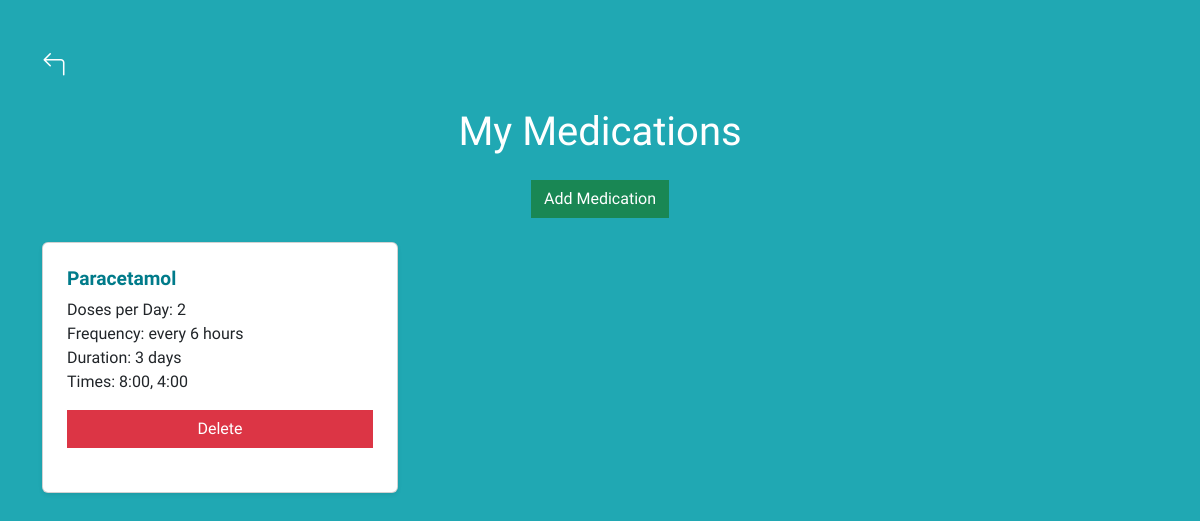
/medicine (signed in), run on the app's committed database.
### models.py (models this page shows)
class Medication(db.Model):
    __tablename__ = 'medications'
    medication_id = db.Column(db.Integer, primary_key=True)
    user_id = db.Column(db.Integer, db.ForeignKey('users.user_id'), nullable=False)
    name = db.Column(db.String(255), nullable=False)
    doses_per_day = db.Column(db.Integer, nullable=False)
    frequency = db.Column(db.String(100), nullable=False)
    duration = db.Column(db.Integer, nullable=False)
    times = db.Column(db.String(255), nullable=False)
    end_date = db.Column(db.DateTime, nullable=True)  # Set nullable=False if this should always be present

### routes.py (the view)
    @app.route('/medicine', methods=['GET'])
    def view_medications():
        if 'user_id' not in session:
            return redirect(url_for('login'))
        medications = Medication.query.filter_by(user_id=session['user_id']).all()
        medication_times = [med.times for med in medications if med.times]
        return render_template('medications.html', medications=medications, medication_times=medication_times)

### templates/medications.html (shortened to what this page needs)
<!DOCTYPE html>
<html lang="en">
<head>
    <link rel="stylesheet" href="https://cdnjs.cloudflare.com/ajax/libs/bootstrap-icons/1.10.5/font/bootstrap-icons.min.css">
    <link href="https://cdn.jsdelivr.net/npm/bootstrap@5.3.3/dist/css/bootstrap.min.css" rel="stylesheet">
    <link rel="stylesheet" href="{{ url_for('static', filename='css/style.css') }}">
</head>
<body class="bg-change">
    <div class="container py-5">
        <div class="d-flex justify-content-start mb-4">
            <a href="{{ url_for('dashboard') }}" class="back-icon">
                <i class="bi bi-arrow-90deg-left"></i>
            </a>
        </div>
        <h1 class="text-center text-primary mb-4">My Medications</h1>
        <div class="text-center mb-4">
            <a href="{{ url_for('add_medication') }}" class="btn btn-success">Add Medication</a>
        </div>
        {% if medications %}
            <div class="row g-4">
                {% for med in medications %}
                    <div class="col-md-6 col-lg-4">
                        <div class="card shadow-sm h-100">
                            <div class="card-body">
                                <h5 class="card-title text-primary">{{ med.name }}</h5>
                                <p class="card-text">
                                    <strong>Doses per Day:</strong> {{ med.doses_per_day }}<br>
                                    <strong>Frequency:</strong> {{ med.frequency }}<br>
                                    <strong>Duration:</strong> {{ med.duration }} days<br>
                                    <strong>Times:</strong> {{ med.times }}
                                </p>
                                <div class="d-flex">
                                    <form action="{{ url_for('delete_medication', medication_id=med.medication_id) }}" method="post" class="flex-grow-1">
                                        <button type="submit" class="btn btn-danger w-100">Delete</button>
                                    </form>
                                </div>
                            </div>
                        </div>
                    </div>
                {% endfor %}
            </div>
        {% else %}
            <div class="alert alert-info text-center" role="alert">
                You have no medications added. Click "Add Medication" to get started.
            </div>
        {% endif %}
    </div>
</body>
</html>

### static/css/style.css (style rules this page uses)
body { font-family: Arial, sans-serif; margin: 0; background-color: #f7f7f7; }
h1 { color: #333; }
a { display: inline-block; text-decoration: none; color: #0099A8; }
button { padding: 10px 20px; background-color: #28a745; color: #fff; border: none; cursor: pointer; }
body { font-family: "Comfortaa", sans-serif; font-optical-sizing: auto; font-weight: 300; font-style: normal; color: #0099A8; background-color: #ffffff; margin: 0; }
.bg-change { background-color: #20A8B3; }
.back-icon { font-size: 1.5rem; color: #FFF; cursor: pointer; text-decoration: none; }
.bg-change h1.text-primary { color: #FFF !important; }
.btn { border-radius: 0; }
.card { margin-bottom: 20px; }
.card-body { padding: 1.5rem; }
.card-title { font-size: 1.2rem; font-weight: bold; color: #007b8a !important; }

### data on the page
Medication: name "Paracetamol", doses_per_day "2", frequency "every 6 hours", duration "3", times "8:00, 4:00"
